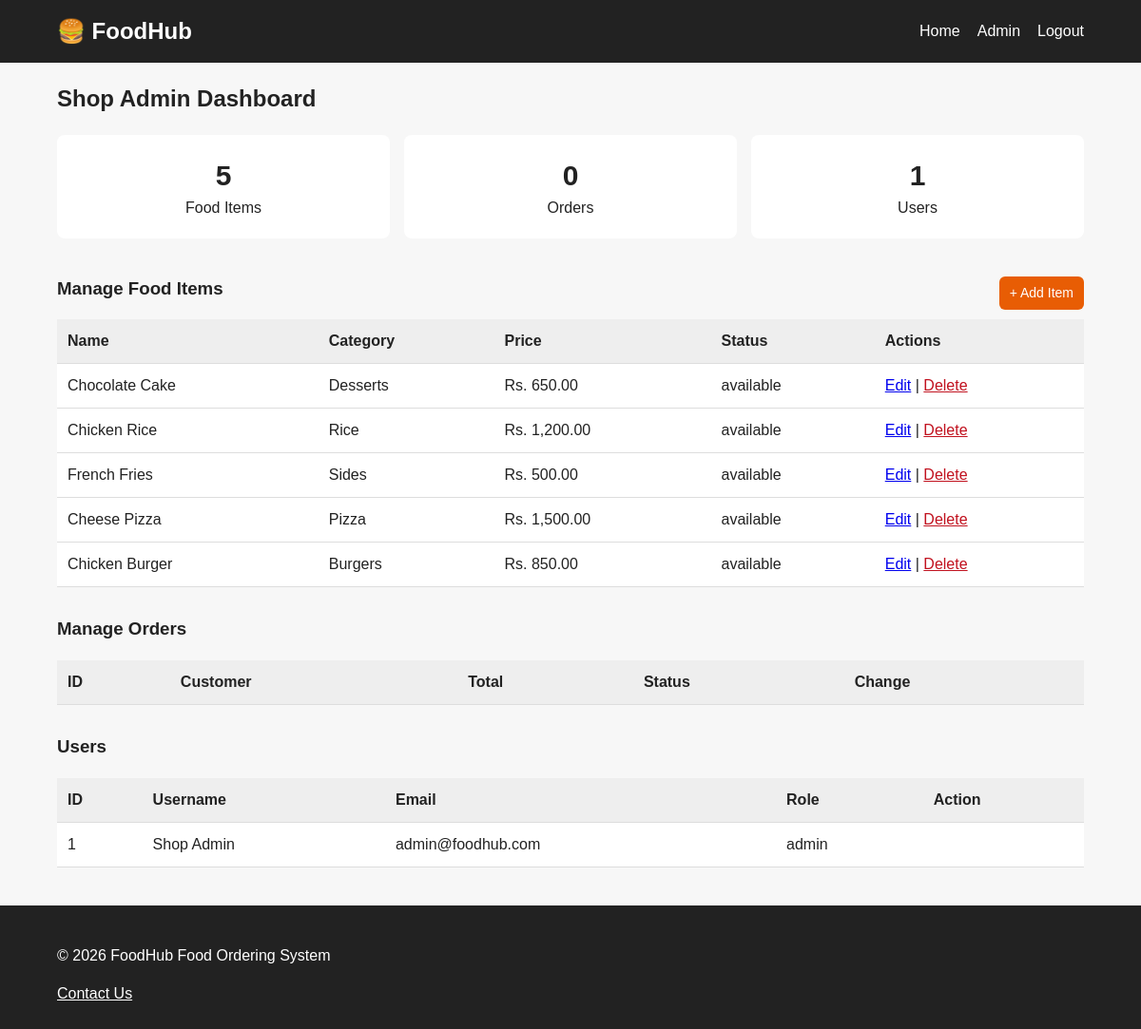
Page /admin/dashboard.php (signed in) on the committed database.
### tables this page shows
CREATE TABLE items (
 id INT AUTO_INCREMENT PRIMARY KEY,
 name VARCHAR(150) NOT NULL,
 category VARCHAR(100) NOT NULL,
 price DECIMAL(10,2) NOT NULL,
 description TEXT,
 emoji VARCHAR(20) DEFAULT '🍽️',
 status ENUM('available','unavailable') NOT NULL DEFAULT 'available',
 created_at TIMESTAMP DEFAULT CURRENT_TIMESTAMP
);

CREATE TABLE users (
 id INT AUTO_INCREMENT PRIMARY KEY,
 username VARCHAR(100) NOT NULL,
 email VARCHAR(150) NOT NULL UNIQUE,
 password VARCHAR(255) NOT NULL,
 role ENUM('customer','admin') NOT NULL DEFAULT 'customer',
 created_at TIMESTAMP DEFAULT CURRENT_TIMESTAMP
);

### includes/functions.php (called while the page is built, shortened)
<?php
function e($value) {
    return htmlspecialchars($value ?? '', ENT_QUOTES, 'UTF-8');
}
?>

### admin/dashboard.php (the view, shortened to what this page needs)
<?php
require_once '../includes/db.php'; require_once '../includes/functions.php'; require_admin();
$items=$conn->query("SELECT * FROM items ORDER BY id DESC")->fetch_all(MYSQLI_ASSOC);
$orders=$conn->query("SELECT o.*,u.username FROM orders o JOIN users u ON u.id=o.user_id ORDER BY o.created_at DESC")->fetch_all(MYSQLI_ASSOC);
$users=$conn->query("SELECT id,username,email,role,created_at FROM users ORDER BY id DESC")->fetch_all(MYSQLI_ASSOC);
?>
<!DOCTYPE html><html><head><meta charset="UTF-8"><meta name="viewport" content="width=device-width,initial-scale=1"><title>Admin Dashboard</title><link rel="stylesheet" href="../css/style.css"></head><body>
<?php include '../includes/header.php'; ?><main class="container"><h2>Shop Admin Dashboard</h2>
<div class="stats"><div><b><?=count($items)?></b><span>Food Items</span></div><div><b><?=count($orders)?></b><span>Orders</span></div><div><b><?=count($users)?></b><span>Users</span></div></div>
<section><div class="section-head"><h3>Manage Food Items</h3><a class="btn small" href="item_add.php">+ Add Item</a></div>
<div class="table-wrap"><table><tr><th>Name</th><th>Category</th><th>Price</th><th>Status</th><th>Actions</th></tr>
<?php foreach($items as $i): ?><tr><td><?=e($i['name'])?></td><td><?=e($i['category'])?></td><td>Rs. <?=number_format($i['price'],2)?></td><td><?=e($i['status'])?></td><td><a href="item_edit.php?id=<?=$i['id']?>">Edit</a> | <a class="danger-link" onclick="return confirm('Delete this item?')" href="item_delete.php?id=<?=$i['id']?>">Delete</a></td></tr><?php endforeach; ?></table></div></section>
<section><h3>Manage Orders</h3><div class="table-wrap"><table><tr><th>ID</th><th>Customer</th><th>Total</th><th>Status</th><th>Change</th></tr>
</table></div></section>
<section><h3>Users</h3><div class="table-wrap"><table><tr><th>ID</th><th>Username</th><th>Email</th><th>Role</th><th>Action</th></tr>
<?php foreach($users as $u): ?><tr><td><?=$u['id']?></td><td><?=e($u['username'])?></td><td><?=e($u['email'])?></td><td><?=e($u['role'])?></td><td></td></tr><?php endforeach; ?></table></div></section>
</main><?php include '../includes/footer.php'; ?></body></html>

### css/style.css (style rules this page uses)
* { box-sizing:border-box }
body { margin:0;font-family:Arial,sans-serif;background:#f7f7f7;color:#222;line-height:1.5 }
.container { width:90%;max-width:1150px;margin:auto }
.btn { display:inline-block;background:#e85d04;color:#fff;border:0;border-radius:6px;padding:10px 16px;text-decoration:none;cursor:pointer;margin-top:10px }
.btn.small { padding:7px 11px;font-size:14px }
.table-wrap { overflow:auto;background:#fff;margin-bottom:30px }
table { border-collapse:collapse;width:100%;min-width:650px }
th,td { padding:11px;border-bottom:1px solid #ddd;text-align:left }
th { background:#eee }
.danger-link { color:#c1121f }
.stats { display:grid;grid-template-columns:repeat(3,1fr);gap:15px;margin:20px 0 }
.stats div { background:#fff;padding:20px;border-radius:8px;text-align:center }
.stats b,.stats span { display:block }
.stats b { font-size:30px }
.section-head { display:flex;align-items:center;justify-content:space-between }

### rows in the picture
items: name "Chocolate Cake", category "Desserts", price "650.00", status "available"
items: name "Chicken Rice", category "Rice", price "1,200.00", status "available"
items: name "French Fries", category "Sides", price "500.00", status "available"
items: name "Cheese Pizza", category "Pizza", price "1,500.00", status "available"
items: name "Chicken Burger", category "Burgers", price "850.00", status "available"
users: id "1", username "Shop Admin", email "admin@foodhub.com", role "admin"

### other values in the picture
count($items) "5"
count($orders) "0"
count($users) "1"
